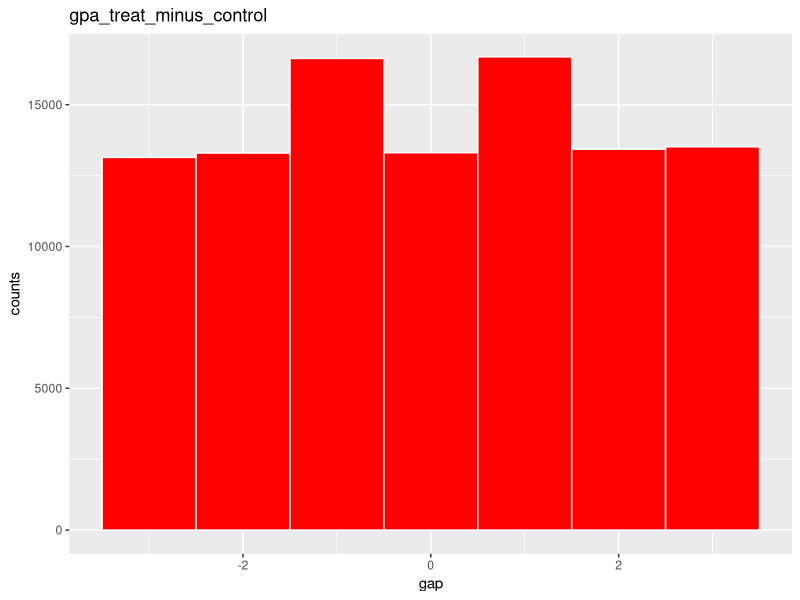
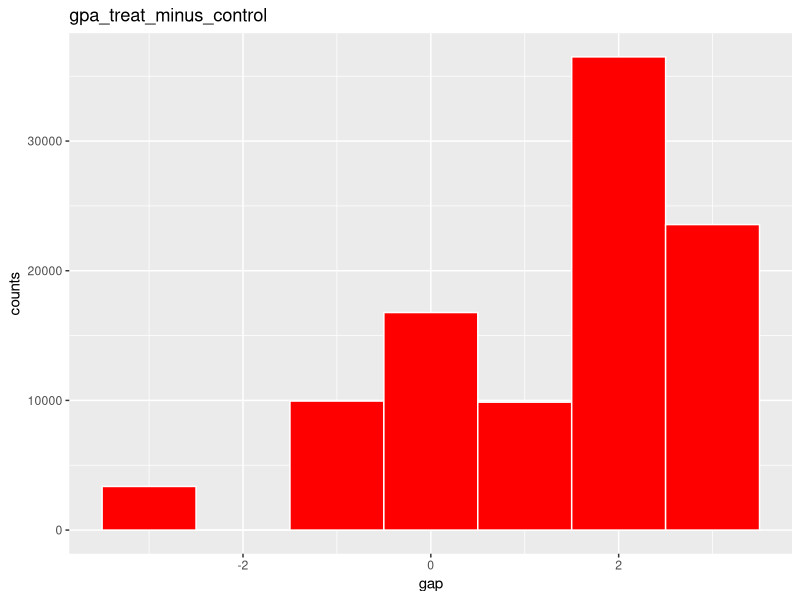

Recreate these plots in R, in order.
## ---- chunk 1
set.seed(36850) # set random seed so that you get the same output everytime even though it's "random"

sample_space_coin <- c("H", "T")
event_probs_coin <- c(0.5, 0.5)


coin_flip <- function(){
  sample(
    size = 1,
    x = sample_space_coin,
    prob = event_probs_coin,
    replace = TRUE
  )
}

coin_flip()

## ---- chunk 2
set.seed(36850)
flip1 <- coin_flip()
flip2 <- coin_flip()
flip3 <- coin_flip()
flip4 <- coin_flip()

# Example flips, they will always be the same because I set a random seed.
flip1 # H
flip2 # T
flip3 # T
flip4 # H

# Function that acts like a random variable.
# returns 1 if flip == "H" and 0 otherwise.

X_coin <- function(flip){
  ifelse(flip == "H",1,0)
}


# The code below should return a 1 for flip1 and flip4 and 0 for flip2 and flip3
X_coin(flip1)
X_coin(flip2)
X_coin(flip3)
X_coin(flip4)
## ---- chunk 3
set.seed(36850) # set random seed so that you get the same output everytime even though it's "random"

sample_space_coinb <- c("H", "T")
event_probs_coinb <- c(0.7, 0.3)

biased_coin_flip <- function(){
  sample(
    size = 1,
    x = sample_space_coinb,
    prob = event_probs_coinb,
    replace = TRUE
  )
}

biased_coin_flip()

## ---- chunk 4
set.seed(36850)
flip1 <- biased_coin_flip()
flip2 <- biased_coin_flip()
flip3 <- biased_coin_flip()
flip4 <- biased_coin_flip()

# Example flips, they will always be the same because I set a random seed.
flip1 # H
flip2 # T
flip3 # T
flip4 # H

# Function that acts like a random variable.
# returns 1 if flip == "H" and 0 otherwise.

X_biased_coin <- function(flip){
  ifelse( biased_coin_flip() == "H",1,0)
}


# The code below should return a 1 for flip1 and flip4 and 0 for flip2 and flip3
X_biased_coin(flip1)
X_biased_coin(flip2)
X_biased_coin(flip3)
X_biased_coin(flip4)
## ---- chunk 5
sims <- 100000
coin <- c("H","T")
event <-0
event2 <-0

for (i in 1:sims) {
  flip <- sample(x=coin, size=1, replace=TRUE)
   if (flip =="H" ){
    event <- event+1
   }
   else{
    event2 <- event2+1
   }
}

 event/sims
 event2/sims
## ---- chunk 6
sims <- 100000
coin <- c(1,0)
prob <- c(0.5, 0.5)  

flips <- rep(NA, sims)

for (i in 1:sims) {
  flips[i] <- sample(x=coin, size=1, replace=TRUE, prob=prob)
}

mean(flips)
## ---- chunk 7
sims <- 100000
coin <- c("H","T")
prob <- c(0.7, 0.3)  
event <-0
event2 <-0

for (i in 1:sims) {
  flip <- sample(x=coin, size=1, replace=TRUE, prob=prob)
   if (flip=="H" ){
    event <- event+1
   }
   else{
    event2 <- event2+1
   }
}

event/sims
event2/sims
## ---- chunk 8
sims <- 100000
coin <- c(1,0)
prob <- c(0.7, 0.3)  

flips <- rep(NA, sims)

for (i in 1:sims) {
  flips[i] <- sample(x=coin, size=1, replace=TRUE, prob=prob)
}

mean(flips)



## ---- chunk 9
set.seed(36850)

nsims <- 100000

# vectors where you can store the results of simulation for a, b, and c
X_coin_sims <- vector(mode = 'numeric', length = nsims)
X_biased_coin_sims <- vector(mode = 'numeric', length = nsims)
unbiased_plus_biased_coin_sims <- vector(mode = 'numeric', length = nsims)


for(i in 1:nsims){
  sim_flip_i <- coin_flip()
  X_coin_sims[i] <- X_coin(sim_flip_i)
  
  sim__biasedflip_i <- biased_coin_flip
  X_biased_coin_sims[i] <- X_biased_coin(sim__biasedflip_i)
  
  unbiased_plus_biased_coin_sims[i] <- X_coin_sims[i]+X_biased_coin_sims[i] 
  
}

# use head to see the first part of the result of the simulations
head(unbiased_plus_biased_coin_sims)

# calculate the expectation of the simulations using mean()
mean( unbiased_plus_biased_coin_sims)



## ---- chunk 10
student_index <- 1:6
Y1 <- c(4, 4, 3, 2, 1,1)
Y0 <- Y1
## ---- chunk 11
set.seed(36850)

nsims <- 100000

gpa_treat_minus_control_sims <- vector(mode = "numeric",
                                       length = nsims)

for(i in 1:nsims){
  treated_subj_index <- sample(student_index, 
                               size = 1)
  control_subj_index <- sample(student_index[-treated_subj_index], 
                               size = 1)
  observed_treatement_GPA <- Y1[treated_subj_index]
  observed_control_GPA <- Y0[control_subj_index]
    
  gpa_treat_minus_control_sims[i] <- observed_treatement_GPA - observed_control_GPA # What is the observed difference in gpas between treatment and control subjects?
}

# Calculate the average of gpa_treat_minus_control_sims
mean(gpa_treat_minus_control_sims)
mean(Y1 - Y0)
## ---- chunk 12
library(tidyverse)
library(ggplot2)
## ---- chunk 13

df <- data.frame(gpa_treat_minus_control_sims)

ggplot(data = df, mapping = aes(gpa_treat_minus_control_sims)) +
  geom_histogram(binwidth = 1, fill = "red", color = "white") +
  labs(x = "gap", y = "counts", title = "gpa_treat_minus_control")
          
## ---- chunk 14
set.seed(36850)
student_index <- 1:6
Y1 <- c(4, 4, 3, 3, 4, 1)
Y0 <- c(2, 1, 4, 2, 1, 1)

set.seed(36850)

nsims <- 100000

gpa_treat_minus_control_sims <- vector(mode = "numeric",
                                       length = nsims)

for(i in 1:nsims){
  treated_subj_index <- sample(student_index, 
                               size = 1)
  control_subj_index <- sample(student_index[-treated_subj_index], 
                               size = 1)
  observed_treatement_GPA <- Y1[treated_subj_index]
  observed_control_GPA <- Y0[control_subj_index]
    
  gpa_treat_minus_control_sims[i] <- observed_treatement_GPA - observed_control_GPA # What is the observed difference in gpas between treatment and control subjects?
}

# Calculate the average of gpa_treat_minus_control_sims
mean(gpa_treat_minus_control_sims)
mean(Y1 - Y0)
## ---- chunk 15

df <- data.frame(gpa_treat_minus_control_sims)

ggplot(data = df, mapping = aes(gpa_treat_minus_control_sims)) +
  geom_histogram(binwidth = 1, fill = "red", color = "white") +
  labs(x = "gap", y = "counts", title = "gpa_treat_minus_control")
          
